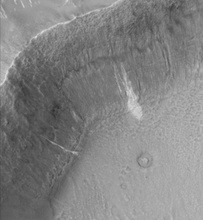
%> input picture hw3_quantification_vlc/MATLABcodec/Mars-2.jpg, 203 x 220 px, shrunk from 832 x 900 before the run
$ octave codec.m   (GNU Octave 9; MATLAB toolbox functions it lacks are replaced by stand-ins)
%> lines starting %> are read from the running program, lines starting %| are printed output that depends on the picture
% % % % % % % % % % % % % % % % % % % % % %
% Author:Ziwei Wei, Benben Niu
% E-mail: weizw18@mails.tsinghua.edu.cn
%
%New phases added by Junyou Chen by Nov2015;
%   Quantization, Inverse Quantization, DCT, IDCT, Huffman Coding, VLC
%Revised by Benben Niu by Nov. 2016;
%   Slice-related VLC
%Revised by Benben Niu by Sep. 2018;
%   Noise Level, Iterations
%Revised by Ziwei Wei by Aug. 2020
%   software transportation to MATLAB platform
%
%   Copyright (c) 2020, VISUAL COMMUNICATION LAB. EE DEPARTMENT, TSINGHUA UNIVERSITY. All rights reserved.
%   Note: Redistribution and use in source and binary forms, with or without modification, are permitted only
%   for "The Introduction to Coding" course of EE Department, Tsinghua University. The following conditions are required to
%   be met:
%        *The name of VISUAL COMMUNICATION LAB. EE DEPARTMENT, TSINGHUA UNIVERSITY may not be used to endorse or
%          promote products derived from this software without specific prior written permission.
% % % % % % % % % % % % % % % % % % % % % %

clc
clear
close all

%%%%%%%%%% parameter setting %%%%%%%%%%%%%
%%%%% quantitation %%%%%%%%%%
%%%%% chose quantitation and the corresponding parameter %%%%%%
%block policy option
blockOption = 0;
switch blockOption
    case 0
        slice_height = 1;
        fprintf("blockOption:%d\tslice_height:%d\n",blockOption,slice_height);
    case 1
        slice_height = 4;
        fprintf("blockOption:%d\tslice_height:%d\n",blockOption,slice_height);
    case 2
        slice_height = 8;
        fprintf("blockOption:%d\tslice_height:%d\n",blockOption,slice_height);
    case 3
        slice_height = 16;
        fprintf("blockOption:%d\tslice_height:%d\n",blockOption,slice_height);
    case 4
        slice_height = 32;
        fprintf("blockOption:%d\tslice_height:%d\n",blockOption,slice_height);
    case 5
        slice_height = 64;
        fprintf("blockOption:%d\tslice_height:%d\n",blockOption,slice_height);
end

%Quantization option
i_quant = 0;    % 0: uniform quantization   1: H.261 quantization  2: custom quantization
switch i_quant
    case 0
        quant_step = 50;   % 1-255
        fprintf("uniform quantization\tquant_step=%d\n",quant_step);
    case 1
        quant_factor = 1; % 1-100
        fprintf("H.261 quantization\tquant_factor=%d\n",quant_factor);
    case 2
        quant_array = [10, 20, 30, 40];   % your quantization array
        fprintf("custom quantization\n");
end

%VLC option
vlcRadio = 1; % 0:one symbol 1:two connected symbols
onesymbol_coodbook_file = "table.txt";
twosymbol_coodbook_file = "table2.txt";

twosymbol_decode_file = "double_data.txt";
if vlcRadio==0
    fprintf("one symbol coding\n");
elseif vlcRadio==1
    fprintf("two symbol coding\n");
end

%%%%%%%%%%%% Open File%%%%%%%%%%%%%%%%%%%%%
b_FileStat = false;   %indicate whether the file is load correctly or not
[fileName, pathName] = uigetfile('*');  %load the image via GUI
%> the answer given: Mars-2.jpg
srcImage = imread(strcat(pathName, fileName));
%> srcImage is the input picture: size 220x203x3 uint8; min 47, max 222, mean 130.7
infoSrcImage = imfinfo(strcat(pathName, fileName));
if ~isempty(srcImage)
    srcImgBits = infoSrcImage.Width*infoSrcImage.Height*infoSrcImage.BitDepth; %bits of the input image
    fprintf("input image bit:%d\n",srcImgBits);
else
    fprintf("Input image load error!!\n");
    return;
end

%initialize gray table

%transformat if needed
%input image is restricted only for bmp format, thr judge below is u
%if infoSrcImage.ColorType == "truecolor"
%       srcImage = rgb2gray(srcImage);
%end

if strcmp(infoSrcImage.ColorType, "truecolor")
    srcImage = rgb2gray(srcImage);
%> srcImage: size 220x203 uint8
end

%%%image process
procImage = zeros(infoSrcImage.Height, infoSrcImage.Width);

%normalized quantization
switch i_quant
    case 0 %uniform quantization
        if (quant_step > 255 || quant_step < 1)
            disp("Invalid step[1-255]!");
            return;
        end
        %bit count
        boundary = round(255/quant_step)+1;
        stepPixel = round(srcImage./quant_step);
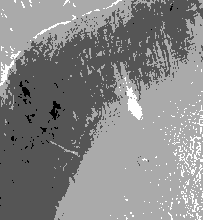
%> stepPixel: size 220x203 uint8; min 1, max 4, mean 2.58; drawn with min black and max white
        procImage = stepPixel.*quant_step + round(quant_step/2);
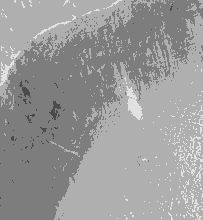
%> procImage: size 220x203 uint8; min 75, max 225, mean 153.9
        procImage(find(procImage>255))=255;
        procImage(find(procImage<0))=0;

        %show quantizationed image
        h_proc = figure('name', 'Quant Image', 'NumberTitle', 'off');
        imshow(procImage);
        % bit caculate
        huffOri = zeros(1,boundary);   %count for huffman coding probability
        for  idx=0:boundary-1
            huffOri(1,idx+1) = sum(stepPixel(:)==idx);   % +1 matlab matrix index start from 1
        end
%> after the loop, huffOri = [0 350 19666 23118 1526 0]
%> (the run ends here)

$ run again, on hw3_quantification_vlc/MATLABcodec/people1.png
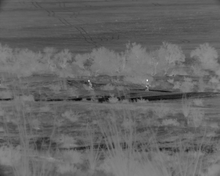
%> input picture hw3_quantification_vlc/MATLABcodec/people1.png, 220 x 176 px, shrunk from 640 x 512 before the run
%> srcImage is the input picture: size 176x220 uint8; min 4, max 240, mean 100.4
%> `stepPixel = round(srcImage./quant_step);`:
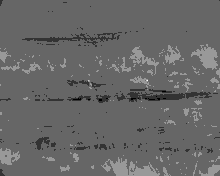
%> stepPixel: size 176x220 uint8; min 0, max 5, mean 2.02; drawn with min black and max white
%> `procImage = stepPixel.*quant_step + round(quant_step/2);`:
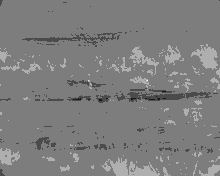
%> procImage: size 176x220 uint8; min 25, max 255, mean 126.2
%> after the loop `for  idx=0:boundary-1`: huffOri = [50 1741 34151 2775 2 1]
